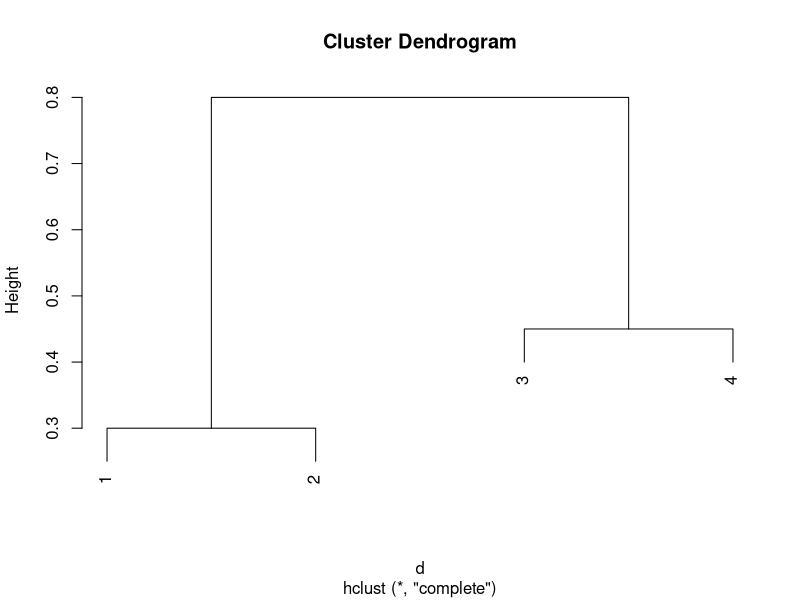
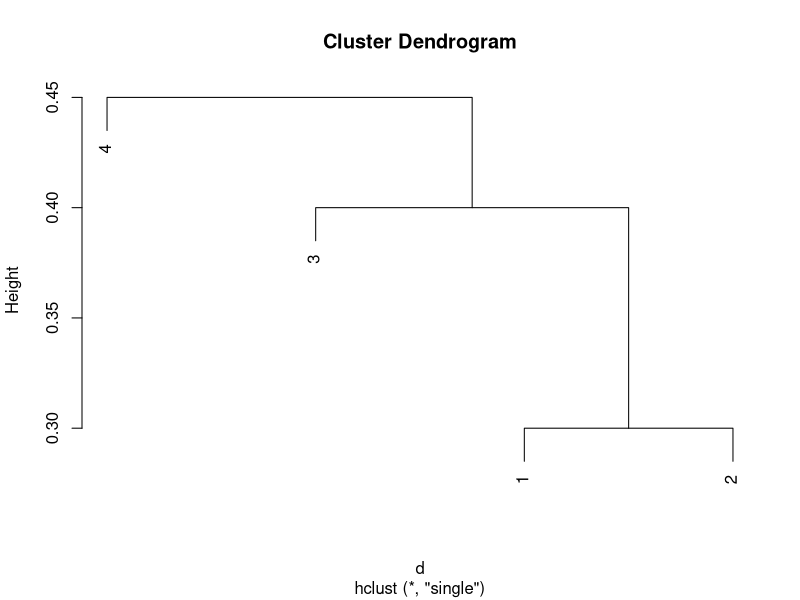
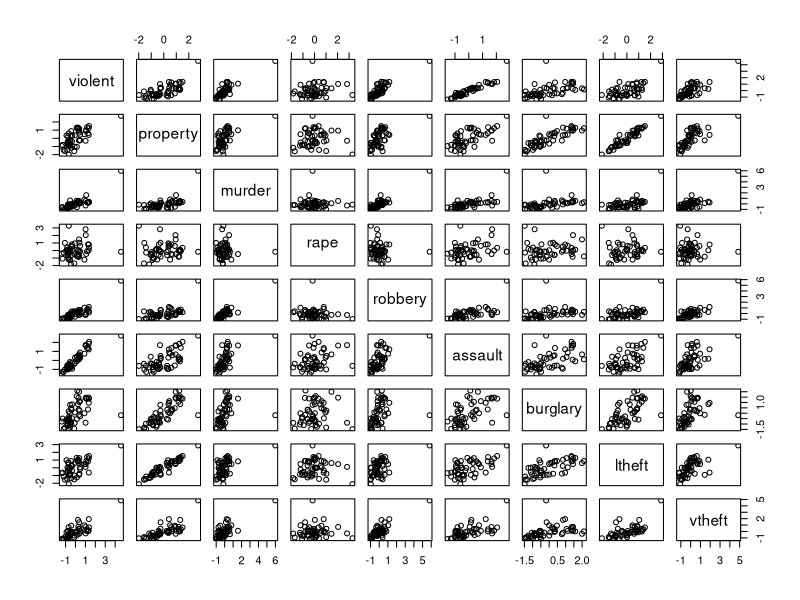
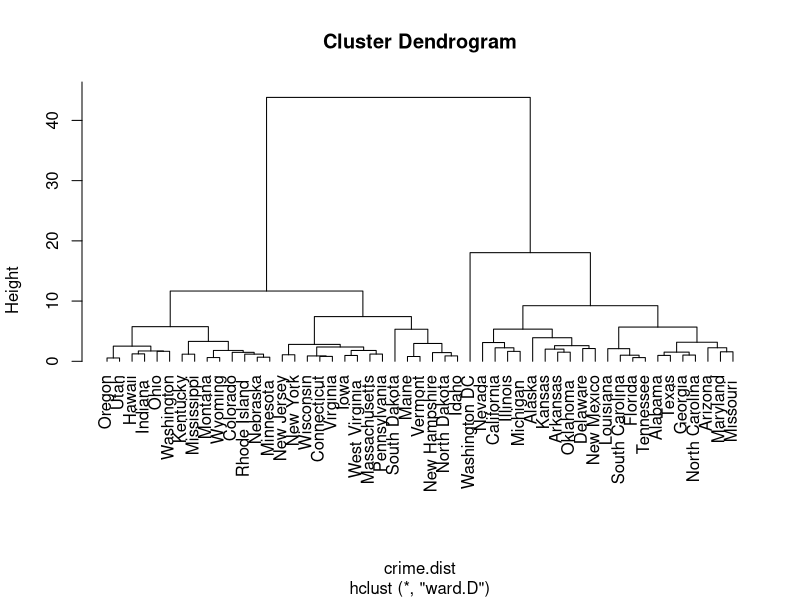
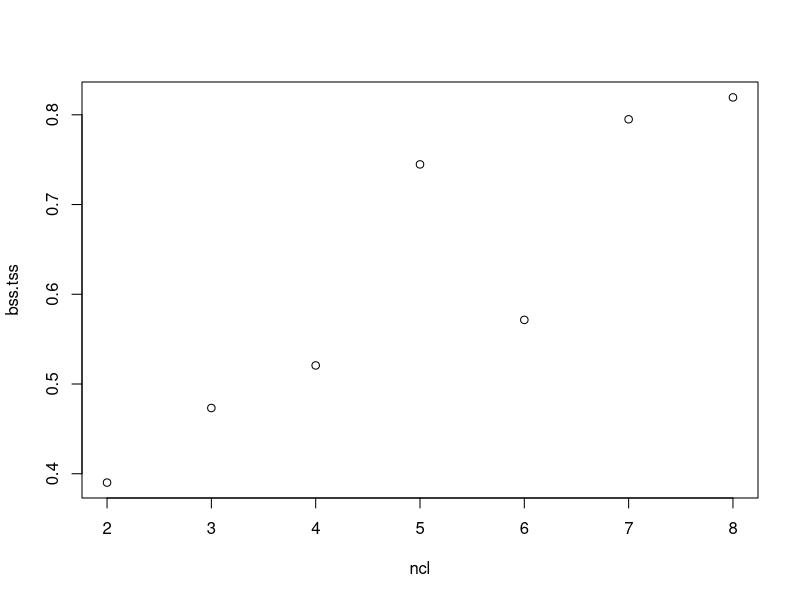
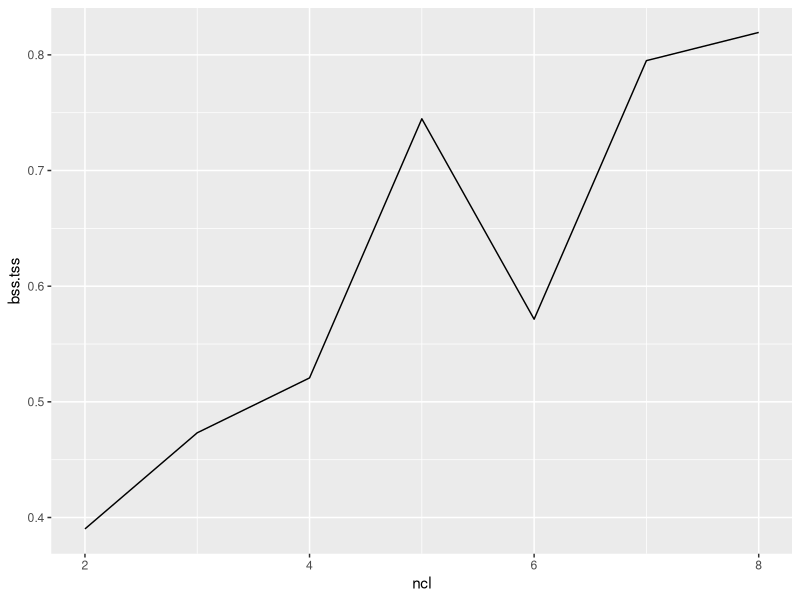
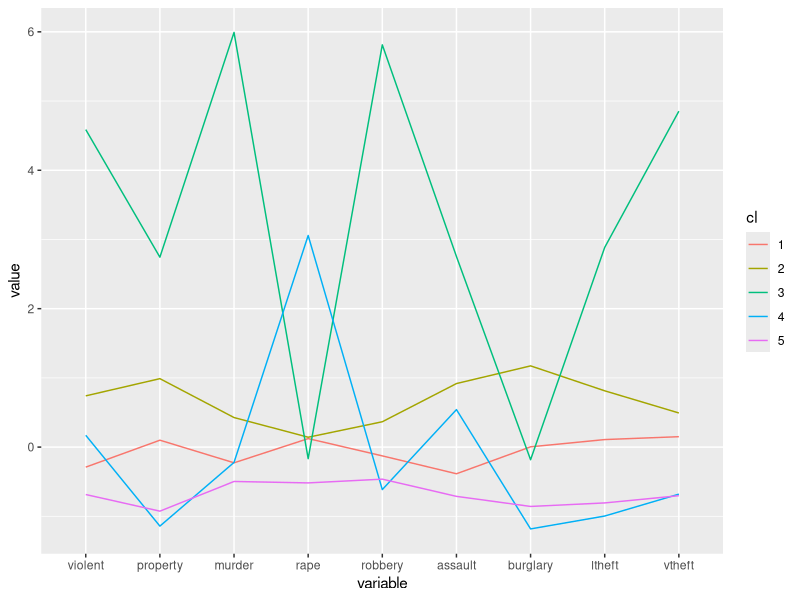
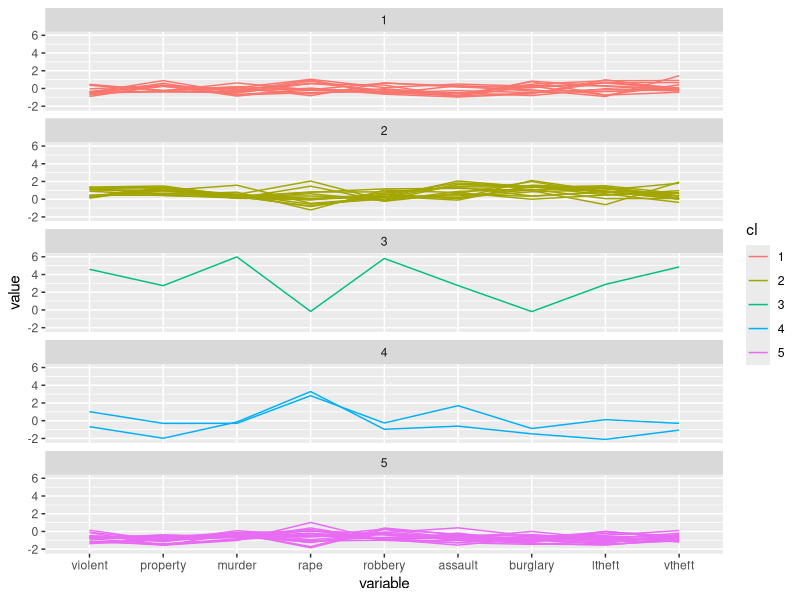

Write R code to recreate these figures, in order.
## ---- chunk 1
library(ggplot2)
library(GGally)
library(fpc)
library(plyr)
library(reshape)
## ---- chunk 2

d <- as.dist(matrix(c(0, 0.3, 0.4, 0.7, 
                     0.3, 0, 0.5, 0.8,
                     0.4, 0.5, 0.0, 0.45,
                     0.7, 0.8, 0.45, 0.0), nrow = 4))
plot(hclust(d, method="complete"))
plot(hclust(d, method="single"))
## ---- chunk 3
crime <- read.csv("../../data/crimes2008.csv")
dim(crime)
crime <- crime[,-c(1,2,4)]
head(crime)
crime[,-1] <- scale(crime[,-1])
rownames(crime) <- crime[,1]
## ---- chunk 4
pairs(crime[,2:10])
## ---- chunk 5
crime.dist <- dist(crime[,-1])
crime.hc <- hclust(crime.dist, method="ward.D")
plot(crime.hc, hang=-1)
## ---- chunk 6
set.seed(407)
DT <- crime[,-1]

results <- data.frame(ncl=2:8, bss.tss = NA)
                 
for(k in 2:8){
  res_kmeans <- kmeans(DT, k)
  results[k - 1, 2] <- res_kmeans$betweenss/res_kmeans$totss
}

plot(results)

qplot(ncl, bss.tss, data=results, geom="line")
## ---- chunk 7
for(k in 3:9){
  print(cluster.stats(crime.dist, clustering=cutree(crime.hc, k))$wb.ratio)
}
## ---- chunk 8
res_kmeans <- kmeans(DT, 5)

res_kmeans$centers
crime.km.centers <- ddply(DT, .(res_kmeans$cluster), colMeans)
crime.km.centers
colnames(crime.km.centers)[1] <- "cl"
crime.km.centers$cl <- factor(crime.km.centers$cl)
ggparcoord(crime.km.centers, columns=2:10, groupColumn=1, scale="globalminmax")
## ---- chunk 9
crime$cl <- res_kmeans$cluster
crime$cl <- factor(crime$cl)
crime.m <- melt(crime, id.vars = c("State","cl"))
ggplot(crime.m, aes(x=variable, y=value, group=State, colour=cl)) + geom_line() + facet_wrap(~cl, ncol=1)
for(i in 1:5){
  print(as.vector(crime[crime$cl == i,1]))
  print("--------")
}
